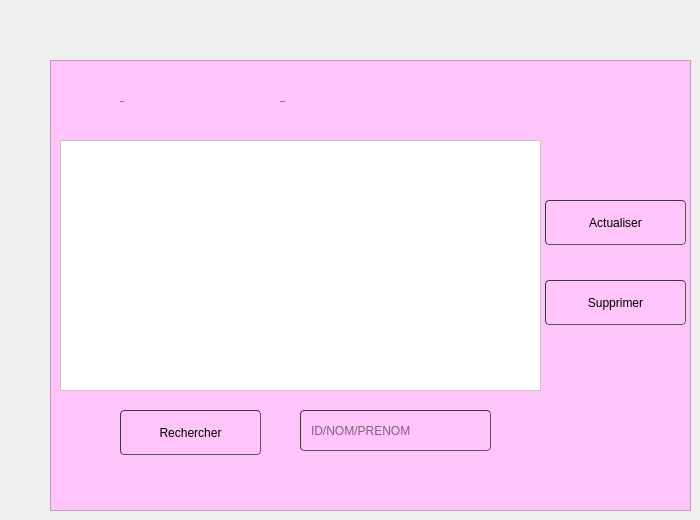
      <widget class="QWidget" name="tab_4">
       <attribute name="title">
        <string>Afficher employees</string>
       </attribute>
       <widget class="QFrame" name="frame_2">
        <property name="geometry">
         <rect>
          <x>50</x>
          <y>60</y>
          <width>641</width>
          <height>451</height>
         </rect>
        </property>
        <property name="styleSheet">
         <string notr="true">background-color:rgb(255, 196, 250)</string>
        </property>
        <property name="frameShape">
         <enum>QFrame::StyledPanel</enum>
        </property>
        <property name="frameShadow">
         <enum>QFrame::Raised</enum>
        </property>
        <widget class="QTableView" name="tableView">
         <property name="geometry">
          <rect>
           <x>10</x>
           <y>80</y>
           <width>481</width>
           <height>251</height>
          </rect>
         </property>
         <property name="styleSheet">
          <string notr="true">background-color: rgb(255, 255, 255);
font: 75 9pt &quot;Arial&quot;;</string>
         </property>
        </widget>
        <widget class="QPushButton" name="pushButton_actualiser">
         <property name="geometry">
          <rect>
           <x>495</x>
           <y>140</y>
           <width>141</width>
           <height>45</height>
          </rect>
         </property>
         <property name="styleSheet">
          <string notr="true">	border-width: 1px; border-radius: 4px;
color: rgb(0, 0, 0);
	border-color: rgb(58, 58, 58);
	border-style: inset;
	padding: 0 8px;

	selection-background-color: rgb(187, 187, 187);
	selection-color: rgb(60, 63, 65);</string>
         </property>
         <property name="text">
          <string>Actualiser</string>
         </property>
         <property name="icon">
          <iconset resource="ressources.qrc">
           <normaloff>:/img/ressources/128439765_3597692763660753_3323737546201286996_n.png</normaloff>:/img/ressources/128439765_3597692763660753_3323737546201286996_n.png</iconset>
         </property>
         <property name="iconSize">
          <size>
           <width>30</width>
           <height>30</height>
          </size>
         </property>
        </widget>
        <widget class="QPushButton" name="pushButton_delete">
         <property name="geometry">
          <rect>
           <x>495</x>
           <y>220</y>
           <width>141</width>
           <height>45</height>
          </rect>
         </property>
         <property name="styleSheet">
          <string notr="true">	border-width: 1px; border-radius: 4px;
color: rgb(0, 0, 0);
	border-color: rgb(58, 58, 58);
	border-style: inset;
	padding: 0 8px;

	selection-background-color: rgb(187, 187, 187);
	selection-color: rgb(60, 63, 65);</string>
         </property>
         <property name="text">
          <string>Supprimer</string>
         </property>
         <property name="icon">
          <iconset resource="ressources.qrc">
           <normaloff>:/img/ressources/127960661_183172423452732_4500599527248670551_n.png</normaloff>:/img/ressources/127960661_183172423452732_4500599527248670551_n.png</iconset>
         </property>
         <property name="iconSize">
          <size>
           <width>30</width>
           <height>30</height>
          </size>
         </property>
        </widget>
        <widget class="QPushButton" name="pushButton_recherche">
         <property name="geometry">
          <rect>
           <x>70</x>
           <y>350</y>
           <width>141</width>
           <height>45</height>
          </rect>
         </property>
         <property name="styleSheet">
          <string notr="true">	border-width: 1px; border-radius: 4px;
color: rgb(0, 0, 0);
	border-color: rgb(58, 58, 58);
	border-style: inset;
	padding: 0 8px;

	selection-background-color: rgb(187, 187, 187);
	selection-color: rgb(60, 63, 65);</string>
         </property>
         <property name="text">
          <string>Rechercher</string>
         </property>
         <property name="icon">
          <iconset resource="ressources.qrc">
           <normaloff>:/img/ressources/icons8-google-web-recherche-50.png</normaloff>:/img/ressources/icons8-google-web-recherche-50.png</iconset>
         </property>
         <property name="iconSize">
          <size>
           <width>30</width>
           <height>30</height>
          </size>
         </property>
        </widget>
        <widget class="QLineEdit" name="lineEdit_rechercher">
         <property name="geometry">
          <rect>
           <x>250</x>
           <y>350</y>
           <width>191</width>
           <height>41</height>
          </rect>
         </property>
         <property name="styleSheet">
          <string notr="true">	border-width: 1px; border-radius: 4px;
	border-color: rgb(58, 58, 58);
	border-style: inset;
	padding: 0 8px;

	selection-background-color: rgb(187, 187, 187);
	selection-color: rgb(60, 63, 65);
 color:rgb(0, 0, 0);</string>
         </property>
         <property name="placeholderText">
          <string>ID/NOM/PRENOM</string>
         </property>
        </widget>
        <widget class="QRadioButton" name="radioButton_2">
         <property name="geometry">
          <rect>
           <x>50</x>
           <y>26</y>
           <width>111</width>
           <height>31</height>
          </rect>
         </property>
         <property name="font">
          <font>
           <family>century gothic</family>
           <pointsize>-1</pointsize>
           <weight>75</weight>
           <italic>true</italic>
           <bold>true</bold>
          </font>
         </property>
         <property name="styleSheet">
          <string notr="true">background: rgb(255, 107, 114);
background-color: transparent;
color:rgb(0, 0, 0);</string>
         </property>
         <property name="text">
          <string>Tri par ID</string>
         </property>
        </widget>
        <widget class="QRadioButton" name="radioButton">
         <property name="geometry">
          <rect>
           <x>210</x>
           <y>26</y>
           <width>131</width>
           <height>31</height>
          </rect>
         </property>
         <property name="font">
          <font>
           <family>century gothic</family>
           <pointsize>-1</pointsize>
           <weight>75</weight>
           <italic>true</italic>
           <bold>true</bold>
          </font>
         </property>
         <property name="styleSheet">
          <string notr="true">background: rgb(255, 107, 114);
background-color: transparent;color:rgb(0, 0, 0);</string>
         </property>
         <property name="text">
          <string>Tri par nom</string>
         </property>
        </widget>
       </widget>
      </widget>
